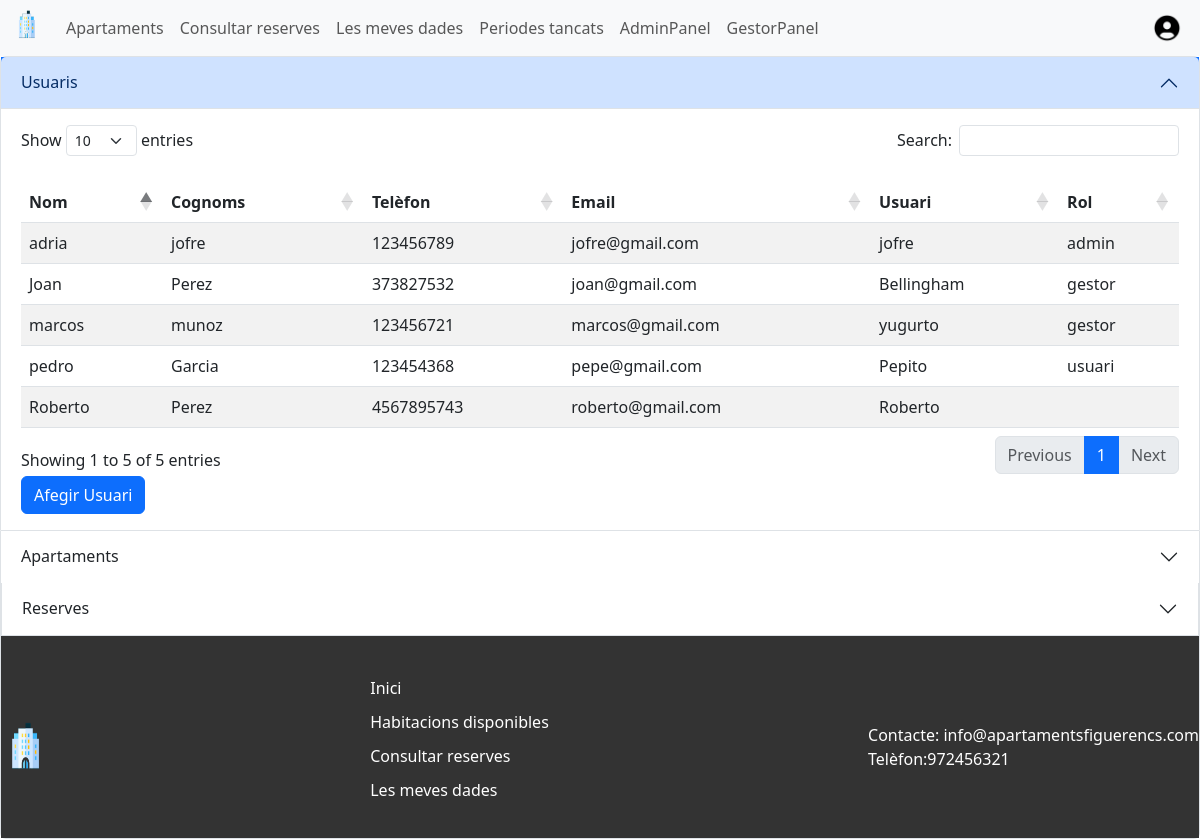
Page /index.php?r=gestorpanel (signed in) on the committed database.
### tables this page shows
CREATE TABLE `users` (
  `ID` int(11) NOT NULL AUTO_INCREMENT,
  `Nom` varchar(255) DEFAULT NULL,
  `Cognoms` varchar(255) DEFAULT NULL,
  `Telefon` varchar(15) DEFAULT NULL,
  `Email` varchar(255) DEFAULT NULL,
  `Card` varchar(255) DEFAULT NULL,
  `user` varchar(255) DEFAULT NULL,
  `pass` varchar(255) DEFAULT NULL,
  `rol` varchar(255) DEFAULT NULL,
  PRIMARY KEY (`ID`)
);

### src/models/Users.php (called while the page is built, shortened)
<?php
class Users {
    public $sql;
    public function __construct($user, $pass, $db, $host){
        $dsn = "mysql:dbname={$db};host={$host}";
        try {
            $this->sql = new \PDO($dsn, $user, $pass);
        } catch (\PDOException $e) {
            die('Ha fallat la connexió: ' . $e->getMessage());
        }
    }
    public function getRooms(){
        $stm = $this->sql->prepare("select * from apartamentos;");
        $stm->execute();
        $apps = array();
        while ($app = $stm->fetch(\PDO::FETCH_ASSOC)) {
            $apps[] = $app;
        }
        return $apps;
    }
    public function getUsers(){
        $stm = $this->sql->prepare("select * from users;");
        $stm->execute();
        $apps = array();
        while ($app = $stm->fetch(\PDO::FETCH_ASSOC)) {
            $apps[] = $app;
    }
    return $apps;
}
}

### src/controllers/gestorpanel.php (called while the page is built, shortened)
<?php
function ctrlGestorPanel($request, $response, $container) {
    $taskModel = $container->users();
    $apps = $taskModel->getUsers();
    $rooms = $taskModel->getRooms();
    $reserves = $taskModel->getReserve();
    $response->set("apps", $apps);
    $response->set("rooms", $rooms);
    $response->set("reserves", $reserves);
    $response->setTemplate("gestorpanel.php");
    return $response;
}

### src/middleware/isLogged.php (called while the page is built, shortened)
<?php
function isGestor($request, $response, $container, $next){
        if(isset($_SESSION['user'])) {
            $user = $_SESSION['user'];
            if ($user['rol'] == "gestor" || $user['rol'] == "admin"){
                $next($request, $response, $container);
            } else {
                $response->redirect("location: index.php");
            }
        }
        return $response;
}

### src/Emeset/Container.php (called while the page is built, shortened)
<?php
class Container
{
    public $config = [];
    public function __construct($config)
    {
        $this->config = $config;
    }
    public function users()
    {
        return new \Daw\Users(
            $this->config["db"]["user"],
            $this->config["db"]["pass"],
            $this->config["db"]["db"],
            $this->config["db"]["host"]
        );
    }
}

### src/views/gestorpanel.php (the view, shortened to what this page needs)
<!DOCTYPE html>
<html>
<head>
</head>
<link href="https://cdn.jsdelivr.net/npm/bootstrap@5.3.2/dist/css/bootstrap.min.css" rel="stylesheet">
    <link rel="stylesheet" href="style.css">
    <link rel="stylesheet" href="https://cdnjs.cloudflare.com/ajax/libs/twitter-bootstrap/5.3.0/css/bootstrap.min.css">
    <link rel="stylesheet" href="https://cdn.datatables.net/1.13.7/css/dataTables.bootstrap5.min.css">
<body>
    <header>
        <?php include 'header.php' ?>
    </header>
<div class="accordion" id="accordionExample">
  <div class="accordion-item">
    <h2 class="accordion-header bg-primary">
      <button class="accordion-button" type="button" data-bs-toggle="collapse" data-bs-target="#collapseOne" aria-expanded="true" aria-controls="collapseOne">
        Usuaris
      </button>
    </h2>
    <div id="collapseOne" class="accordion-collapse collapse show" data-bs-parent="#accordionExample">
      <div class="accordion-body">
      <table id="users" class="table table-striped" style="width:100%">
        <thead>
            <tr>
                <th>Nom</th>
                <th>Cognoms</th>
                <th>Telèfon</th>
                <th>Email</th>
                <th>Usuari</th>
                <th>Rol</th>
            </tr>
        </thead>
        <tbody>
            <?php foreach ($apps as $app): ?>
            <tr>
                        <td><?php echo $app['Nom'] ?></td>
                        <td><?php echo $app['Cognoms'] ?></td>
                        <td><?php echo $app['Telefon'] ?></td>
                        <td><?php echo $app['Email'] ?></td>
                        <td><?php echo $app['user'] ?></td>
                        <td><?php echo $app['rol'] ?></td>
            </tr>
            <?php endforeach; ?>
        </tbody>
    </table>
    <button type="button" class="btn btn-primary" data-toggle="modal" data-target="#addUserModal">
              Afegir Usuari
            </button>
      </div>
    </div>
  </div>
  <div class="accordion-item">
    <h2 class="accordion-header">
      <button class="accordion-button collapsed" type="button" data-bs-toggle="collapse" data-bs-target="#collapseTwo" aria-expanded="false" aria-controls="collapseTwo">
        Apartaments
      </button>
    </h2>
  <div class="accordion-item">
    <h2 class="accordion-header">
      <button class="accordion-button collapsed" type="button" data-bs-toggle="collapse" data-bs-target="#collapseThree" aria-expanded="false" aria-controls="collapseThree">
        Reserves
      </button>
    </h2>
</div>
<footer>
<?php include 'footer.php' ?>
</footer>
</body>
</html>

### public/style.css (style rules this page uses)
footer { background-color: #333; color: #fff; padding: 20px 0; }
.accordion-button { background-color: #b1b1b1; }

### rows in the picture
users: Nom "marcos", Cognoms "munoz", Telefon "123456721", Email "marcos@gmail.com", user "yugurto", rol "gestor"
users: Nom "adria", Cognoms "jofre", Telefon "123456789", Email "jofre@gmail.com", user "jofre", rol "admin"
users: Nom "pedro", Cognoms "Garcia", Telefon "123454368", Email "pepe@gmail.com", user "Pepito", rol "usuari"
users: Nom "Joan", Cognoms "Perez", Telefon "373827532", Email "joan@gmail.com", user "Bellingham", rol "gestor"
users: Nom "Roberto", Cognoms "Perez", Telefon "4567895743", Email "roberto@gmail.com", user "Roberto"
